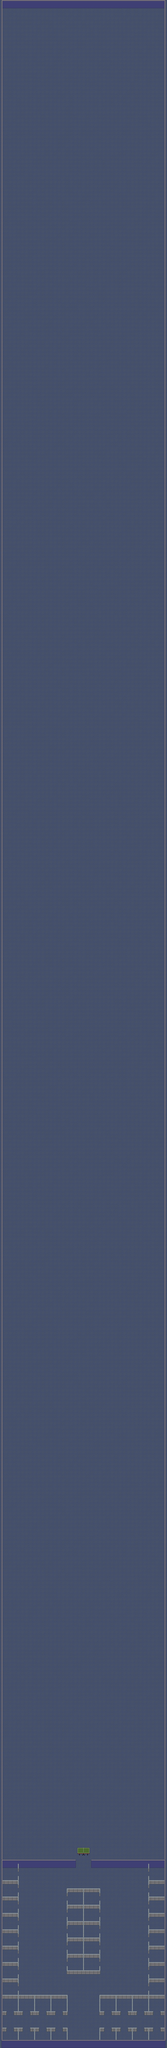

Below is a game level as drawn by its tile map, then a one-line description and the .tmx that defines it (tile-layer data replaced by summaries):
An orthogonal 41x500 tile map with 32x32 px tiles, 2 tile layers (Floor, Furniture) and 47 objects (21x BugSpawner, 16x SalespersonSpawner, 7x CustomerSpawner, powerupSpawner, playerSpawner, ...).

<map version="1.0" orientation="orthogonal" width="41" height="500" tilewidth="32" tileheight="32">
 <tileset firstgid="1" name="Tiles" tilewidth="32" tileheight="32">
  <image source="../images/tiles.png" width="128" height="352" />
  <tile id="18">
   <properties>
    <property name="sensor" value="true" />
   </properties>
  </tile>
  <tile id="19">
   <properties>
    <property name="sensor" value="true" />
   </properties>
  </tile>
  <tile id="28">
   <properties>
    <property name="sensor" value="true" />
   </properties>
  </tile>
  <tile id="38">
   <properties>
    <property name="sensor" value="true" />
   </properties>
  </tile>
  <tile id="39">
   <properties>
    <property name="sensor" value="true" />
   </properties>
  </tile>
  <tile id="40">
   <properties>
    <property name="sensor" value="true" />
   </properties>
  </tile>
  <tile id="41">
   <properties>
    <property name="sensor" value="true" />
   </properties>
  </tile>
  <tile id="42">
   <properties>
    <property name="sensor" value="true" />
   </properties>
  </tile>
  <tile id="43">
   <properties>
    <property name="sensor" value="true" />
   </properties>
  </tile>
 </tileset>
 <layer name="Floor" width="41" height="500">
  <data>[20500 cells, 20500 non-empty, 4 distinct tile ids]</data>
 </layer>
 <layer name="Furniture" width="41" height="500">
  <properties>
   <property name="collision" value="true" />
  </properties>
  <data>[20500 cells, 1531 non-empty, 32 distinct tile ids]</data>
 </layer>
 <objectgroup name="Objects" width="41" height="500">
  <object name="powerupSpawner" gid="1" x="640" y="15772">
   <properties>
    <property name="Class" value="Spawner" />
    <property name="maximumSpawns" value="3" />
    <property name="spawnInterval" value="0.1" />
    <property name="spawnRadius" value="50" />
    <property name="spawnTypes" value="Sushi,Coffee,Potion" />
   </properties>
  </object>
  <object name="playerSpawner" gid="1" x="640" y="15872">
   <properties>
    <property name="Class" value="Spawner" />
    <property name="maximumSpawns" value="1" />
    <property name="spawnRadius" value="50" />
    <property name="spawnTypes" value="Manager" />
   </properties>
  </object>
  <object type="SalespersonSpawner" gid="1" x="64" y="15552">
   <properties>
    <property name="Class" value="SalespersonSpawner" />
   </properties>
  </object>
  <object type="SalespersonSpawner" gid="1" x="64" y="15424">
   <properties>
    <property name="Class" value="SalespersonSpawner" />
   </properties>
  </object>
  <object type="SalespersonSpawner" gid="1" x="64" y="15296">
   <properties>
    <property name="Class" value="SalespersonSpawner" />
   </properties>
  </object>
  <object type="SalespersonSpawner" gid="1" x="64" y="15168">
   <properties>
    <property name="Class" value="SalespersonSpawner" />
   </properties>
  </object>
  <object type="SalespersonSpawner" gid="1" x="64" y="15040">
   <properties>
    <property name="Class" value="SalespersonSpawner" />
   </properties>
  </object>
  <object type="SalespersonSpawner" gid="1" x="64" y="14912">
   <properties>
    <property name="Class" value="SalespersonSpawner" />
   </properties>
  </object>
  <object type="SalespersonSpawner" gid="1" x="64" y="14784">
   <properties>
    <property name="Class" value="SalespersonSpawner" />
   </properties>
  </object>
  <object type="SalespersonSpawner" gid="1" x="64" y="14656">
   <properties>
    <property name="Class" value="SalespersonSpawner" />
   </properties>
  </object>
  <object type="SalespersonSpawner" gid="1" x="1216" y="14656">
   <properties>
    <property name="Class" value="SalespersonSpawner" />
   </properties>
  </object>
  <object type="SalespersonSpawner" gid="1" x="1216" y="14784">
   <properties>
    <property name="Class" value="SalespersonSpawner" />
   </properties>
  </object>
  <object type="SalespersonSpawner" gid="1" x="1216" y="14912">
   <properties>
    <property name="Class" value="SalespersonSpawner" />
   </properties>
  </object>
  <object type="SalespersonSpawner" gid="1" x="1216" y="15040">
   <properties>
    <property name="Class" value="SalespersonSpawner" />
   </properties>
  </object>
  <object type="SalespersonSpawner" gid="1" x="1216" y="15168">
   <properties>
    <property name="Class" value="SalespersonSpawner" />
   </properties>
  </object>
  <object type="SalespersonSpawner" gid="1" x="1216" y="15296">
   <properties>
    <property name="Class" value="SalespersonSpawner" />
   </properties>
  </object>
  <object type="SalespersonSpawner" gid="1" x="1216" y="15424">
   <properties>
    <property name="Class" value="SalespersonSpawner" />
   </properties>
  </object>
  <object type="SalespersonSpawner" gid="1" x="1216" y="15552">
   <properties>
    <property name="Class" value="SalespersonSpawner" />
   </properties>
  </object>
  <object type="BugSpawner" gid="1" x="224" y="15488">
   <properties>
    <property name="Class" value="BugSpawner" />
   </properties>
  </object>
  <object type="BugSpawner" gid="1" x="416" y="15328">
   <properties>
    <property name="Class" value="BugSpawner" />
   </properties>
  </object>
  <object type="BugSpawner" gid="1" x="224" y="15136">
   <properties>
    <property name="Class" value="BugSpawner" />
   </properties>
  </object>
  <object type="BugSpawner" gid="1" x="480" y="15008">
   <properties>
    <property name="Class" value="BugSpawner" />
   </properties>
  </object>
  <object type="BugSpawner" gid="1" x="352" y="14880">
   <properties>
    <property name="Class" value="BugSpawner" />
   </properties>
  </object>
  <object type="BugSpawner" gid="1" x="224" y="14752">
   <properties>
    <property name="Class" value="BugSpawner" />
   </properties>
  </object>
  <object type="BugSpawner" gid="1" x="384" y="14656">
   <properties>
    <property name="Class" value="BugSpawner" />
   </properties>
  </object>
  <object type="BugSpawner" gid="1" x="640" y="14688">
   <properties>
    <property name="Class" value="BugSpawner" />
   </properties>
  </object>
  <object type="BugSpawner" gid="1" x="928" y="14656">
   <properties>
    <property name="Class" value="BugSpawner" />
   </properties>
  </object>
  <object type="BugSpawner" gid="1" x="864" y="14816">
   <properties>
    <property name="Class" value="BugSpawner" />
   </properties>
  </object>
  <object type="BugSpawner" gid="1" x="1120" y="15040">
   <properties>
    <property name="Class" value="BugSpawner" />
   </properties>
  </object>
  <object type="BugSpawner" gid="1" x="928" y="15072">
   <properties>
    <property name="Class" value="BugSpawner" />
   </properties>
  </object>
  <object type="BugSpawner" gid="1" x="960" y="15328">
   <properties>
    <property name="Class" value="BugSpawner" />
   </properties>
  </object>
  <object type="BugSpawner" gid="1" x="832" y="15424">
   <properties>
    <property name="Class" value="BugSpawner" />
   </properties>
  </object>
  <object type="BugSpawner" gid="1" x="1056" y="15552">
   <properties>
    <property name="Class" value="BugSpawner" />
   </properties>
  </object>
  <object type="BugSpawner" gid="1" x="640" y="15520">
   <properties>
    <property name="Class" value="BugSpawner" />
   </properties>
  </object>
  <object type="BugSpawner" gid="1" x="416" y="15520">
   <properties>
    <property name="Class" value="BugSpawner" />
   </properties>
  </object>
  <object type="BugSpawner" gid="1" x="576" y="15232">
   <properties>
    <property name="Class" value="BugSpawner" />
   </properties>
  </object>
  <object type="BugSpawner" gid="1" x="576" y="14976">
   <properties>
    <property name="Class" value="BugSpawner" />
   </properties>
  </object>
  <object type="BugSpawner" gid="1" x="704" y="14848">
   <properties>
    <property name="Class" value="BugSpawner" />
   </properties>
  </object>
  </objectgroup>
</map>
<!-- 9 of 47 objects omitted -->
